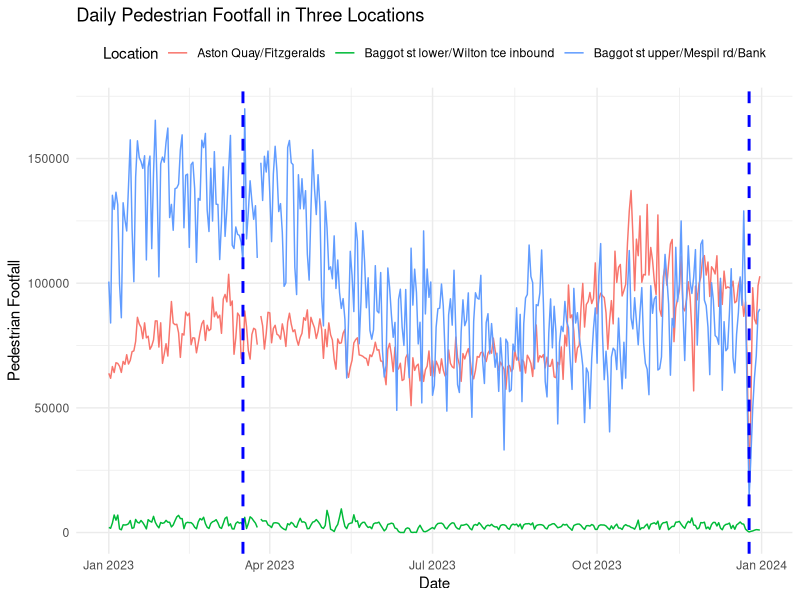
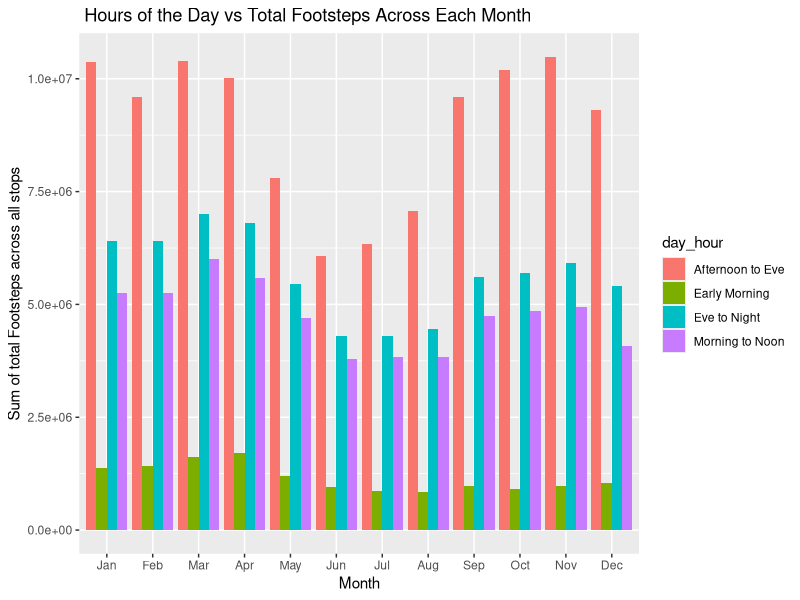

Write the R code that produced these figures, in order.
## ---- chunk 1
 knitr::opts_chunk$set(warning = FALSE, message = FALSE)

## ---- chunk 2
library(dplyr)
library(tibble)
#load file and convert it to tibble
p = read.csv('pedestrian_2023.csv', check.names = FALSE)
p = as.tibble(p)
p = p |>
  select(-ends_with(c('IN','OUT')))
cat("Number of columns in dataframe:",ncol(p),"\n")
cat("Number of rows in dataframe:",nrow(p),"\n")
## ---- chunk 3
knitr::kable(sapply(p,class))

## ---- chunk 4
library(lubridate)
#type casting columns other than Time
p <- p |>
  mutate(
    across(-Time, as.numeric)
  )

#type casting Time column separately
p$Time = dmy_hm(p$Time,tz = Sys.timezone())

p_class = sapply(p,class)

str(p_class)
## ---- chunk 5
library(tibble)
#load data from csv and save as tibble
w = read.delim('weather_2023.txt',sep = '\t')
w = as.tibble(w)
colnames(w) = c("TimeStamp","PrecipitationAmount(mm)","AirTemperature(C)"
                ,"MeanWindSpeed(kt)","CloudAmount(okta)")

str(w, width = 80, strict.width = "wrap")
## ---- chunk 6
#Factorise column CloudAmount
CloudAmount = factor(w$`CloudAmount(okta)`,ordered = TRUE)
print(levels(CloudAmount))
print(is.ordered(CloudAmount))

## ---- chunk 7
library(skimr)
skim_without_charts(w)

## ---- chunk 8
knitr::kable(sapply(w, class))

## ---- chunk 9
library(dplyr)
#type casting columns to numeric and Timestamp column to datetime format
w <- w |>
  mutate(
    across(c(`MeanWindSpeed(kt)`,`CloudAmount(okta)`), as.numeric),
    TimeStamp = ymd_hms(w$TimeStamp, tz = Sys.timezone())
  )

w_class = sapply(w,class)

str(w_class)

## ---- chunk 10
range(p$Time)
range(w$TimeStamp)
## ---- chunk 11
# join datsets w & p pn column Time from p & timestamp from w
d= merge(p,w,by.x = 'Time' ,by.y = 'TimeStamp')
cat("Number of Columns in merged data",ncol(d),"\n")
cat("Number of Rows in merged data",nrow(d),"\n")
## ---- chunk 12
#add 2 columns for weekday & month name
d$day_of_week = wday(d$Time,label = TRUE)
d$month_name = month(d$Time,label = TRUE)

class(d$month_name)
class(d$day_of_week)
## ---- chunk 13
#chnage the location of columns using relocate
d = d |>
  relocate(month_name,day_of_week, .after = Time)

print(colnames(d))
## ---- chunk 14
# get all numeric column from dataframe
numeric_columns <- sapply(p, is.numeric)

#create column with total_traffic information using rowsum 
p$total_traffic <- as.numeric(rowSums(p[,numeric_columns],na.rm = TRUE))

month_name <- factor(month(p$Time,label = TRUE))

# using aggregate we will create a value that holds total_traffic 
#value grouping by each month
traffic_by_month <- aggregate(total_traffic ~ month_name, data = p, sum)

df= data.frame(traffic_by_month)

#using which.max /which.min  to get index for row which holds max or min value
max_row = which.max(df$total_traffic)
min_row = which.min(df$total_traffic)

#load the value of max & min information 
max_month = df[max_row,]
min_month = df[min_row,]

#print the lowest & highest traffic facing month
cat("Month of" ,as.character(max_month$month_name)
    ,"has highest traffic of",max_month$total_traffic,"\n")

cat("Month of",as.character(min_month$month_name)
    ,"has lowest traffic of",min_month$total_traffic)
## ---- chunk 15
library(ggplot2)
library(dplyr)
library(tidyr)

#pivot data to have each location value in rows .
p_pivot <- p |>
  select(c("Time","Aston Quay/Fitzgeralds"
                        ,"Baggot st lower/Wilton tce inbound"
                       ,"Baggot st upper/Mespil rd/Bank"))  |>
  pivot_longer(cols = c("Aston Quay/Fitzgeralds"
                        ,"Baggot st lower/Wilton tce inbound"
                       ,"Baggot st upper/Mespil rd/Bank"), 
               names_to = "Location", 
               values_to = "Footfall")

#group by date & location and sum footfall
p_pivot <- p_pivot  |> 
            group_by(Time = as.Date(Time),Location) |> 
            summarize(Total = sum(Footfall))

#plot graph with 3 location time series showing total sum of foootfall
ggplot(p_pivot, aes(x = Time, y = Total, color = Location)) +
  geom_line() + 
  geom_vline(xintercept = as.Date("2023-03-17"), linetype = "dashed"
             , color = "blue", size = 1) +  # St. Patrick's Day
  geom_vline(xintercept = as.Date("2023-12-25"), linetype = "dashed"
             , color = "blue", size = 1) +  # Christmas Day
  labs(
    title = "Daily Pedestrian Footfall in Three Locations",
    x = "Date",
    y = "Pedestrian Footfall"
  ) +
  theme_minimal() + 
  theme(legend.position = "top")
## ---- chunk 16
#add column season using case when statement for month from Time column
w_summary <- w |>
  mutate(Season = case_when(
      month(TimeStamp) %in% c(12, 1, 2) ~ "Winter",  # Dec, January, February
      month(TimeStamp) %in% c(3, 4, 5) ~ "Spring",   # March, April, May
      month(TimeStamp) %in% c(6, 7, 8) ~ "Summer",   # June, July, August
      month(TimeStamp) %in% c(9, 10, 11) ~ "Autumn",   # Sep, Oct, Nov
      TRUE ~ "Unknown"  # In case of unexpected values
    )) |> 
  group_by(Season) |>  # Group by Season
  summarize(
    Max_Temp = max(`AirTemperature(C)`, na.rm = TRUE),  # Max of Col1
    Min_Temp = min(`AirTemperature(C)`, na.rm = TRUE),  # Min of Col1
    Mean_Rain = mean(`PrecipitationAmount(mm)`, na.rm = TRUE), # Mean of Col2
    Mean_WindSpeed = mean(`MeanWindSpeed(kt)`, na.rm = TRUE)
  )

knitr::kable(w_summary)
## ---- chunk 17


p_summary <- p |>
  mutate(day_hour = case_when(
      hour(Time) %in% c(0:5) ~ "Early Morning",
      hour(Time) %in% c(6:11) ~ "Morning to Noon", 
      hour(Time) %in% c(12:17) ~ "Afternoon to Eve",   
      hour(Time) %in% c(18:23) ~ "Eve to Night",   # Sep, Oct, Nov
      TRUE ~ "Unknown"  # In case of unexpected values
    )) |>
  group_by(day_hour,month_name= month(Time,label= TRUE )) |> 
  summarize(
    traffic_by_hour_bucket = sum(total_traffic, na.rm = TRUE), 
      )

ggplot(p_summary, aes(x = month_name, y = traffic_by_hour_bucket,
                      fill = day_hour)) +  geom_bar(stat = "identity"
                                                    , position = "dodge") +
  labs(title = " Hours of the Day vs Total Footsteps Across Each Month",
       x = "Month", y = "Sum of total Footsteps across all stops") 
## ---- chunk 18
p_summary1 <- p  |>
  mutate(day_flag = case_when(
      weekdays(Time) %in% c('Saturday','Sunday') ~ "Wknd",
      weekdays(Time) %in% c('Monday','Tuesday','Wednesday'
                            ,'Thursday','Friday') ~ "Wkdy",
      TRUE ~ "Unknown"  # In case of unexpected values
    )
  ) |>
  select(c("Time","day_flag","Aston Quay/Fitzgeralds"
                       ,"Baggot st upper/Mespil rd/Bank"))  |>
  pivot_longer(cols = c("Aston Quay/Fitzgeralds"
                       ,"Baggot st upper/Mespil rd/Bank"), 
               names_to = "Location", 
               values_to = "Footfall") |>
  group_by(m_name = month(Time,label= TRUE),day_flag,Location) |>  
summarize(
    traffic_by_day_flag = sum(Footfall,na.rm = TRUE),  # Max of Col1
      )|>
  arrange(desc(traffic_by_day_flag))

#knitr::kable(p_summary1)

reshaped_data <- p_summary1 |>
  pivot_wider(
    names_from = c( Location ,day_flag), 
    values_from = traffic_by_day_flag,
    names_glue = "{substr(Location,1,10)}_{day_flag}"  
  )

knitr::kable(reshaped_data,align = 'ccc')

